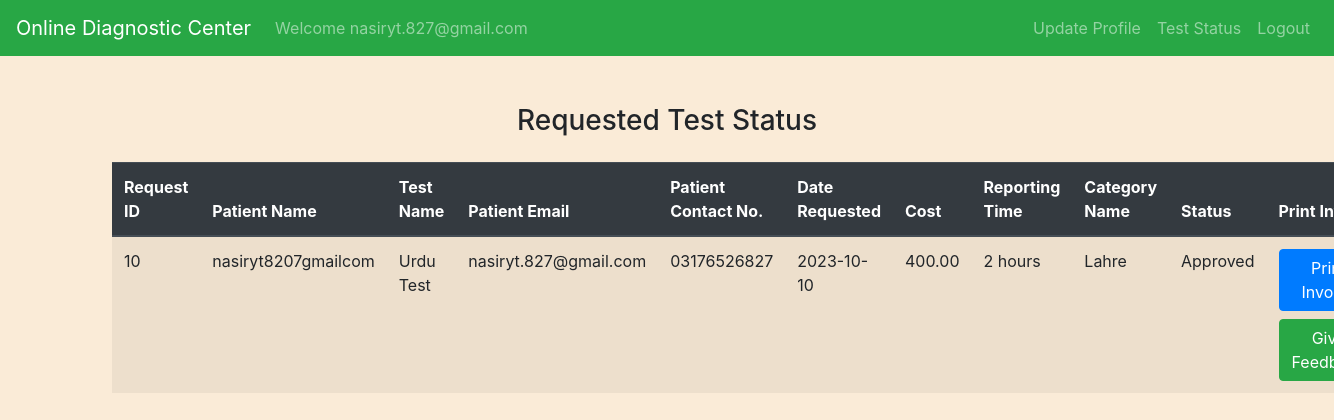
Screenshot of /test_status.php (signed in) with the database file from the repository.
### tables this page shows
CREATE TABLE `test_requests` (
  `request_id` int(11) NOT NULL,
  `patient_name` varchar(255) NOT NULL,
  `test_id` int(11) NOT NULL,
  `patient_email` varchar(255) NOT NULL,
  `patient_contactno` varchar(15) NOT NULL,
  `status` varchar(20) NOT NULL,
  `date_requested` date NOT NULL,
  `test_name` varchar(255) NOT NULL,
  `cost` decimal(10,2) NOT NULL,
  `reporting_time` varchar(50) NOT NULL,
  `category_id` int(11) NOT NULL,
  `category_name` varchar(255) NOT NULL,
  `patient_id` int(11) NOT NULL,
  `center_id` int(11) DEFAULT NULL
);

### test_status.php (the view, shortened to what this page needs)
<?php
include('config.php');
$patientId = $_SESSION['id'];
$query = "SELECT * FROM test_requests WHERE patient_id = '$patientId'";
$result = mysqli_query($conn, $query);
?>
<!DOCTYPE html>
<html>
<head>
    <link rel="stylesheet" href="https://stackpath.bootstrapcdn.com/bootstrap/4.3.1/css/bootstrap.min.css">
</head>
<body>
<?php include('navbar.php'); ?>
<div class="container mt-5">
    <h3 class="text-center mb-4">Requested Test Status</h3>
    <table class="table table-striped">
        <thead class="thead-dark">
            <tr>
                <th>Request ID</th>
                <th>Patient Name</th>
                <th>Test Name</th>
                <th>Patient Email</th>
                <th>Patient Contact No.</th>
                <th>Date Requested</th>
                <th>Cost</th>
                <th>Reporting Time</th>
                <th>Category Name</th>
                <th>Status</th>
                <th>Print Invoice</th>
            </tr>
        </thead>
        <tbody>
            <?php while ($row = mysqli_fetch_assoc($result)) { ?>
                <tr>
                    <td><?php echo $row['request_id']; ?></td>
                    <td><?php echo $row['patient_name']; ?></td>
                    <td><?php echo $row['test_name']; ?></td>
                    <td><?php echo $row['patient_email']; ?></td>
                    <td><?php echo $row['patient_contactno']; ?></td>
                    <td><?php echo $row['date_requested']; ?></td>
                    <td><?php echo $row['cost']; ?></td>
                    <td><?php echo $row['reporting_time']; ?></td>
                    <td><?php echo $row['category_name']; ?></td>
                    <td><?php echo $row['status']; ?></td>
                    <td>
                        <?php if ($row['status'] == 'Approved') { ?>
                            <a href="print_invoice.php?request_id=<?php echo $row['request_id']; ?>" class="btn btn-primary">Print Invoice</a>
                            <a href="feedback.php?request_id=<?php echo $row['request_id']; ?>" class="mt-2 btn btn-success">Give Feedback</a>
                            <?php } else { ?>
                            <span class="text-muted">N/A</span>
                        <?php } ?>
                    </td>
                </tr>
            <?php } ?>
        </tbody>
    </table>
</div>
</body>
</html>

### test_status.php (style rules this page uses)
body { background-color: antiquewhite; }

### rows the page displays
test_requests: request_id "10", patient_name "nasiryt8207gmailcom", test_name "Urdu Test", patient_email "nasiryt.827@gmail.com", patient_contactno "03176526827", date_requested "2023-10-10", cost "400.00", reporting_time "2 hours", category_name "Lahre", status "Approved"

### other values shown
$_SESSION['email'] "nasiryt.827@gmail.com"
